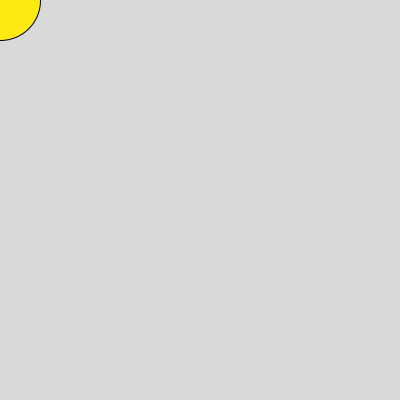
Frame 1 (no input)
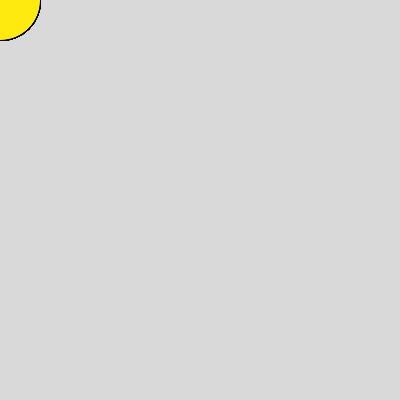
Frame 60 (the mouse pressed at the canvas centre just before this capture)
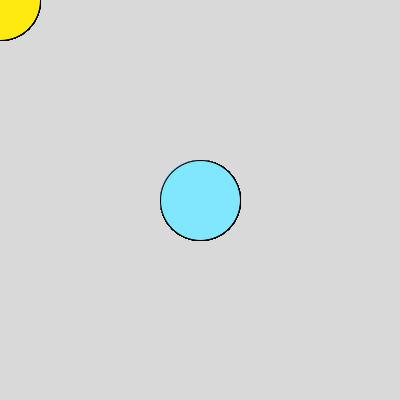
Frame 120 (the mouse held since frame 60 and released just before this capture)

The Processing sketch that drew these frames (run headless with seeded random() and noise(); from frame 60 on, the mouse is pressed at the canvas centre):

// Processing sketch: processing_103243
// ── processing_103243.pde

//Matthew Hou'
//July 8 2013
//

void setup() {
  size(400, 400); // set screen size to 400 x 400
  background(217);
}

void draw() {
  if (mousePressed == true) {
    fill(129, 230, 290); //***this value controls the clicked color
  } 
  else {
    fill (255,234,15); 
  }
  
  ellipse(mouseX, mouseY, 80, 80);
}
